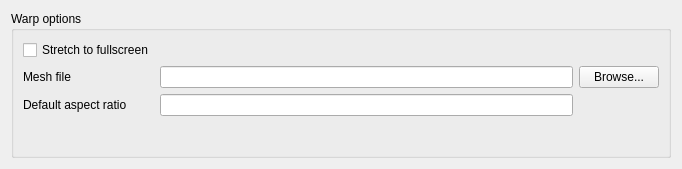
<?xml version="1.0" encoding="UTF-8"?>
<ui version="4.0">
 <author>Jean-Baptiste Kempf</author>
 <class>SPrefsWarp</class>
 <widget class="QWidget" name="SPrefsWarp">
  <property name="geometry">
   <rect>
    <x>0</x>
    <y>0</y>
    <width>682</width>
    <height>169</height>
   </rect>
  </property>
  <property name="windowTitle">
   <string>Form</string>
  </property>
  <layout class="QVBoxLayout" name="verticalLayout_3">
   <item>
    <widget class="QWidget" name="warpZone" native="true">
     <layout class="QVBoxLayout" name="videoZoneLayout">
      <property name="margin">
       <number>0</number>
      </property>
      <item>
       <widget class="QGroupBox" name="warpBox">
        <property name="title">
         <string>Warp options</string>
        </property>
        <layout class="QGridLayout">
         <property name="margin">
          <number>9</number>
         </property>
         <property name="spacing">
          <number>6</number>
         </property>
         <item row="6" column="0">
          <widget class="QLabel" name="meshLabel">
           <property name="text">
            <string>Mesh file</string>
           </property>
           <property name="buddy">
            <cstring>meshDirectory</cstring>
           </property>
          </widget>
         </item>
         <item row="8" column="0">
          <widget class="QLabel" name="arLabel">
           <property name="text">
            <string>Default aspect ratio</string>
           </property>
           <property name="buddy">
            <cstring>arLine</cstring>
           </property>
          </widget>
         </item>
         <item row="6" column="5">
          <widget class="QPushButton" name="meshDirectoryBrowse">
           <property name="text">
            <string>Browse...</string>
           </property>
          </widget>
         </item>
         <item row="0" column="0">
          <widget class="QCheckBox" name="stretch">
           <property name="text">
            <string>Stretch to fullscreen</string>
           </property>
          </widget>
         </item>
         <item row="6" column="1">
          <widget class="QLineEdit" name="meshDirectory"/>
         </item>
         <item row="8" column="1">
          <widget class="QLineEdit" name="arLine"/>
         </item>
         <item row="9" column="0">
          <spacer name="verticalSpacer">
           <property name="orientation">
            <enum>Qt::Vertical</enum>
           </property>
           <property name="sizeHint" stdset="0">
            <size>
             <width>20</width>
             <height>40</height>
            </size>
           </property>
          </spacer>
         </item>
        </layout>
       </widget>
      </item>
     </layout>
    </widget>
   </item>
  </layout>
 </widget>
 <resources/>
 <connections/>
</ui>
